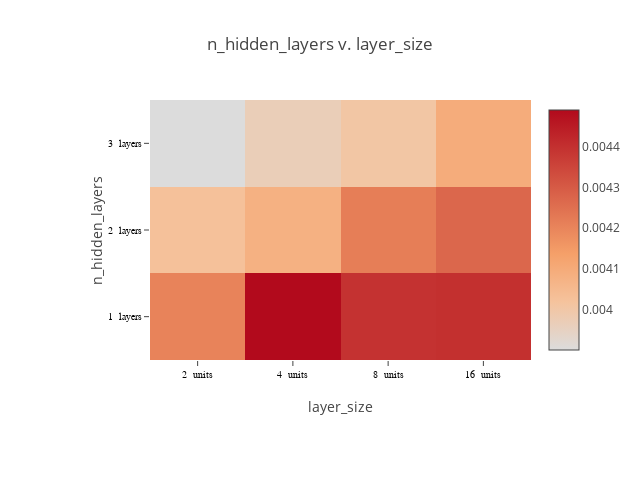

Notebook cell for this chart:
### Code cell
def plot_matrix(lossframe, x_labels, y_labels, x_suffix="", y_suffix=""):

    pivot = lossframe.pivot_table(index=[x_labels], columns=[y_labels], values=['loss'])
    # specify labels as strings, to force it to use a discrete axis
    if lossframe[x_labels].dtype == np.float64 or lossframe[x_labels].dtype == np.float32:
        xaxis = ["%f %s" % (i, x_suffix) for i in pivot.columns.levels[1].values]
    else:
        xaxis = ["%d %s" % (i, x_suffix) for i in pivot.columns.levels[1].values]
    if lossframe[y_labels].dtype == np.float64 or lossframe[y_labels].dtype == np.float32:
        yaxis = ["%f %s" % (i, y_suffix) for i in pivot.index.values]
    else:
        yaxis = ["%d %s" % (i, y_suffix) for i in pivot.index.values]
        
    print(xaxis, yaxis)
    """plot a heat map of a matrix"""
    chart_width=640
    chart_height=480
    
    layout = Layout(
        title="%s v. %s" % (x_labels, y_labels),
        height=chart_height,
        width=chart_width,     
        margin=dict(
            l=150,
            r=30,
            b=120,
            t=100,
        ),
        xaxis=dict(
            title=y_labels,
            tickfont=dict(
                family='Arial, sans-serif',
                size=10,
                color='black'
            ),
        ),
        yaxis=dict(
            title=x_labels,
            tickfont=dict(
                family='Arial, sans-serif',
                size=10,
                color='black'
            ),
        ),
    )
    
    data = [Heatmap(z=pivot.values,
                    x=xaxis,
                    y=yaxis,
                    colorscale=[[0, 'rgb(0,0,255)', [1, 'rgb(255,0,0)']]],
                   )
           ]

    fig = Figure(data=data, layout=layout)
    return iplot(fig, link_text="")

plot_matrix(lossframe, "n_hidden_layers", "layer_size", x_suffix=" units", y_suffix=" layers")

### Figure 1 — Plotly figure (JSON) as saved in the notebook; plotly's stock layout.template omitted (floating-point values rounded to 4 significant figures)
{"data": [{"colorscale": [[0, "rgb(0,0,255)", [1, "rgb(255,0,0)"]]], "type": "heatmap", "x": ["2  units", "4  units", "8  units", "16  units"], "y": ["1  layers", "2  layers", "3  layers"], "z": [[0.004204, 0.004491, 0.004396, 0.004401], [0.004025, 0.00408, 0.004218, 0.004272], [0.003901, 0.003968, 0.004005, 0.004095]]}], "layout": {"height": 480, "margin": {"b": 120, "l": 150, "r": 30, "t": 100}, "title": "n_hidden_layers v. layer_size", "width": 640, "xaxis": {"tickfont": {"color": "black", "family": "Arial, sans-serif", "size": 10}, "title": "layer_size"}, "yaxis": {"tickfont": {"color": "black", "family": "Arial, sans-serif", "size": 10}, "title": "n_hidden_layers"}}}
